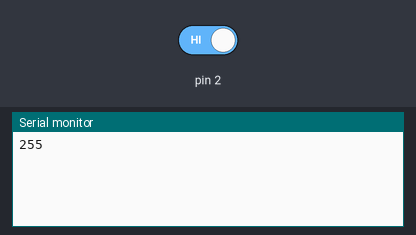
A sketch run on a simulated Arduino Uno, built with avr-gcc and run on an emulated ATmega328P. Parts: the last lines printed to the serial monitor. The inputs (shaded band) are chosen by the test bench; at power-on: pin 2 HIGH. Sleep ends after the set time or at an interrupt; EEPROM starts erased.

Above: at 1.2 s.
1.3 s: pin 2 driven LOW
At 2.4 s:
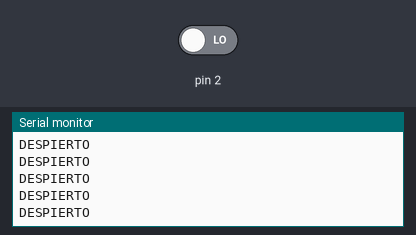
3.2 s: pin 2 driven HIGH
At 4.5 s:
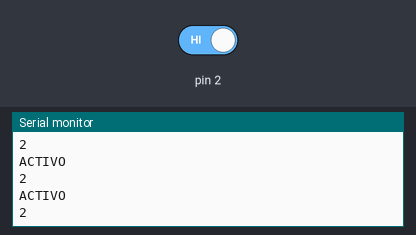
4.7 s: pin 2 driven LOW
At 5.7 s:
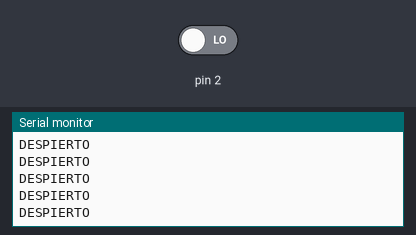
7.7 s: pin 2 driven HIGH
At 10.1 s:
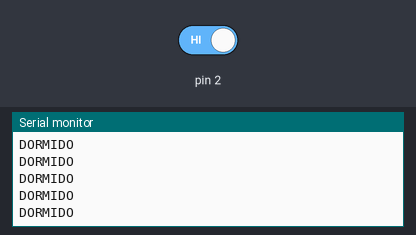

Measured:
- after the input at 1.3 s, the serial monitor: prints a new line at once (image 1)
- after the input at 3.2 s, the serial monitor: prints a new line after 0.07 s (image 2)
- after the input at 7.7 s, the serial monitor: prints a new line after 0.30 s (image 4)

The sketch:

deberSleep.ino
```cpp
/* Universidad tecnica del norte
    FICA CIEROM
    CHRISTOFER MACAS
    DEBER SLEEP
   Realizar un ejercicio que cada 2 segundos el sistema se encuentre activado y cada 10 segundos
   el sistema baje su consumo de corriente. Envíe mensajes de comunicación serial para mostrar el resultado.
*/
#include<TimerOne.h>
#include<avr/sleep.h>
#include<avr/power.h>
#include <avr/wdt.h>
#include<EEPROM.h>
int cont = 0;
int estado;

void setup() {
  Serial.begin(9600);
  estado = EEPROM.read(0);
  EEPROM.write(0, 1);
  attachInterrupt(0, wakeup1, LOW);
  Timer1.initialize(1000000);
  Timer1.attachInterrupt(conteo);
  set_sleep_mode(SLEEP_MODE_IDLE);  //Se utilizo el IDLE por que no apaga los timers por completo a diferencia de los demas modos de sleep
  Serial.begin(9600);
  Serial.println(estado);


}

void loop() {
  activar();
  dormir();

}

void conteo() {
  cont++;

}

void wakeup1() {
  sleep_disable();
  Serial.println("DESPIERTO");
  cont = 0;
}
void activar() {
  if (cont == 2 ) {
    Serial.println("ACTIVO");
    Serial.println(cont);
  }
}
void dormir() {
  if (cont == 4) {
    Serial.println("DORMIDO");
    EEPROM.update(0, 0);
    sleep_mode();
    sleep_enable();
  } if (cont == 10) {
    sleep_disable();
    cont = 0;
  }
}
```
